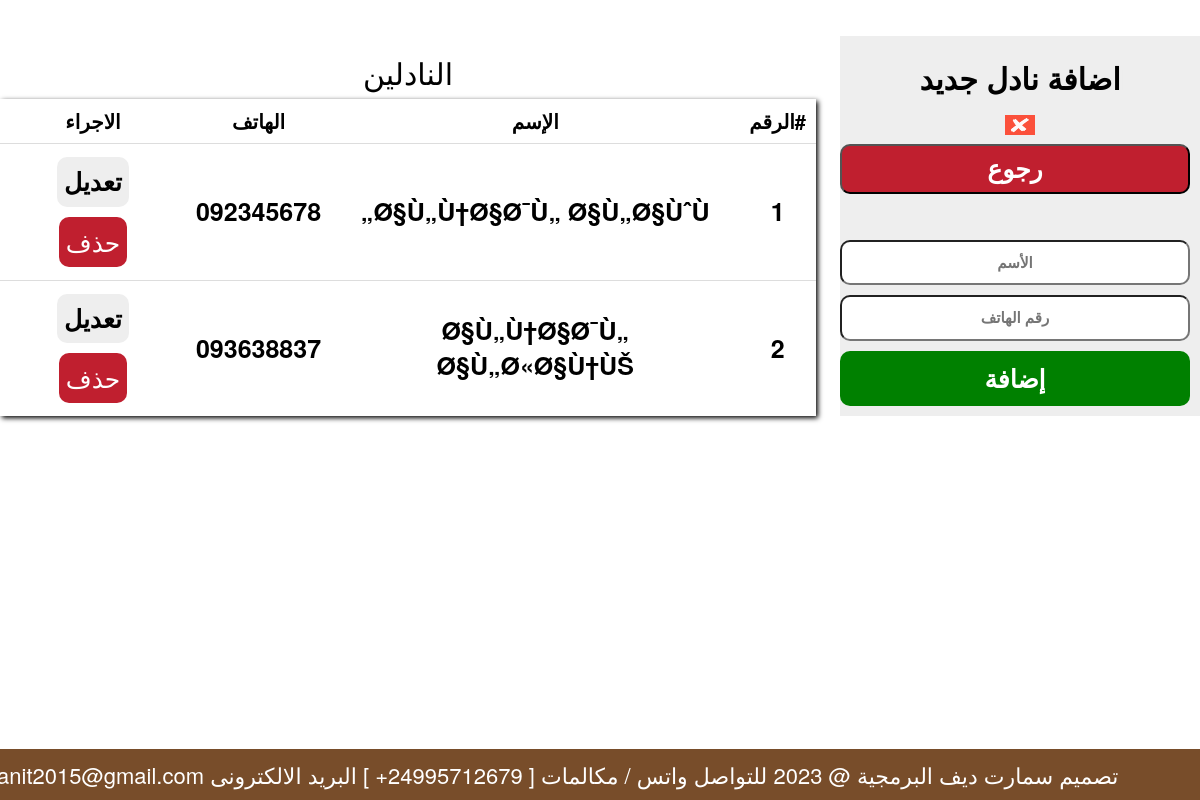
Screenshot of /admin/add_waiter.php (signed in) with the database file from the repository.
### tables this page shows
CREATE TABLE `waiter` (
  `id` int(11) NOT NULL,
  `name` text NOT NULL,
  `phone` text NOT NULL
);

### admin/add_waiter.php (the view, shortened to what this page needs)
<?php
include('../config.php');
?>
<!DOCTYPE html>
<html dir="rtl">
<head>
	<link rel="stylesheet" type="text/css" href="css/bootstrap.css"/>
	<link rel="stylesheet" type="text/css" href="../css/style.css">
	<link rel="stylesheet" type="text/css" href="css/style.css"/>
	<link rel="stylesheet" type="text/css" href="css/datatable.css"/>
	<link rel="stylesheet" type="text/css" href="https://cdn.datatables.net/buttons/2.4.2/css/buttons.dataTables.min.css">
</head>
<body>
		<br/>
		<center id="sectionLeft">
		<h2> النادلين </h2>
		<table id="example" class="display" style="background-color: #fff;box-shadow: 2px 2px 5px black;border-radius: 0px;color: #000;" width="100%" >
			<tr>
				<th style="font-size: 20px;text-align: center;"> #الرقم </th>
				<th style="font-size: 20px;text-align: center;"> الإسم </th>
				<th style="font-size: 20px;text-align: center;"> الهاتف </th>
				<th style="font-size: 20px;text-align: center;"> الاجراء </th>
			</tr>
		<?php
		$q = mysqli_query($conn,"SELECT * FROM `waiter`");
		$i = 1 ;
		while ($row = mysqli_fetch_array($q)) {
			$alert = '" هل تريد حذف القسم  ? "';
			echo "<tr>
				<th style='text-align: center;'> ".$i." </th>
				<th style='text-align: center;'> ".$row['name']."</th>
				<th style='text-align: center;'> ".$row['phone']."</th>
				<th style='text-align: center;'><a href='add_waiter.php?edid=".$row['id']."'> <button> تعديل </button></a> <a href='add_cat.php?del=".$row['id']."'><button onclick='return confirm(".$alert.")' style='background-color:rgb(192,31,47);font-weight: normal;color:#fff;'> حذف </button></a> </th>
			</tr>";
			$i++;
		}
		?>
		</table>
	</center>
	<center id="sectionRight">
		<h2>  اضافة نادل جديد  </h2>
		<a href="home.php"><img src="../img/fail.png" width="30" height="20"><input style="color: #fff;background-color: rgb(192,31,47);" type="submit" value="رجوع" /></a>
		<?php
		if(isset($_GET['edid']))
		{
		$id = $_GET['edid'] ;
		$q = mysqli_query($conn,"SELECT * FROM `waiter` where id = $id ");
		while ($row = mysqli_fetch_array($q)) {
		 ?>
		<form action="add_waiter.php" method="post">
		<h2 style="color: #fff;"> تعديل بيانات مستخدم </h2>
		<input hidden type="text" placeholder="أدخل إسم التصنيف" name="id" value="<?php echo $row['id']; ?>" />
		<input type="text" placeholder=" الأسم " name="name" value="<?php echo $row['name']; ?>"/><br/>
		<input type="text" placeholder="إسم المستخدم" name="phone" value="<?php echo $row['phone']; ?>" /><br/>
		<input style="background-color: green;color: #fff;border: none;padding: 10px;" type="submit" name="eproduct" value="نعديل" /><br/><br/>
		</form>
		<?php }} else { ?>
		<form action="" method="post">
		<br/>
		<input type="text" placeholder=" الأسم " name="name"/><br/>
		<input type="text" placeholder="رقم الهاتف" name="phone"/><br/>
		<input style="background-color: green;color: #fff;border: none;padding: 10px;" type="submit" name="aproduct" value="إضافة" /><br/>
		</form>
		<?php } ?>
	</center>
<?php include 'footer.php'; ?>
</body>
</html>

### css/style.css (style rules this page uses)
#sectionRight { background-color: #eee; padding: 5px; width: 30%; color: #000; }
#sectionRight a ,#sectionRight input { width: 100%; }
#sectionRight h2 { font-weight: bold; text-shadow: 2px 2px 2px #eee; }
#sectionLeft { width: 68%; float: left; color: #000; }
a { color: black; }
html { background-size: 100%; }
body { color: #000; padding: 0px; margin-bottom: 50px; }
button { background-color: #eee; padding: 7px; margin: 5px; border-radius: 10px; color: #000; font-weight: bold; border: 0px solid #678; font-size: 15px; }
input[type=text] { padding: 10px; margin: 5px; text-align: center; font-weight: bold; border-radius: 10px; font-size: 15px; }
input[type=submit] { background-color: #112233; padding: 5px; margin: 5px; text-align: center; font-weight: bold; border-radius: 10px; }

### admin/css/datatable.css (style rules this page uses)
table.dataTable { width: 100%; margin: 0 auto; clear: both; border-collapse: separate; border-spacing: 0; }
table.dataTable tbody tr { background-color: #ffffff; }
table.dataTable tbody th, table.dataTable tbody td { padding: 8px 10px; }
table.dataTable.row-border tbody th, table.dataTable.row-border tbody td, table.dataTable.display tbody th, table.dataTable.display tbody td { border-top: 1px solid #ddd; }
table.dataTable.row-border tbody tr:first-child th, table.dataTable.row-border tbody tr:first-child td, table.dataTable.display tbody tr:first-child th, table.dataTable.display tbody tr:first-child td { border-top: none; }
table.dataTable, table.dataTable th, table.dataTable td { box-sizing: content-box; }

### admin/add_waiter.php (style rules this page uses)
body , button , input[type=submit] { font-size: 25px; }

### rows the page displays
waiter: name "Ø§Ù„Ù†Ø§Ø¯Ù„ Ø§Ù„Ø§ÙˆÙ„", phone "092345678"
waiter: name "Ø§Ù„Ù†Ø§Ø¯Ù„ Ø§Ù„Ø«Ø§Ù†ÙŠ", phone "093638837"
